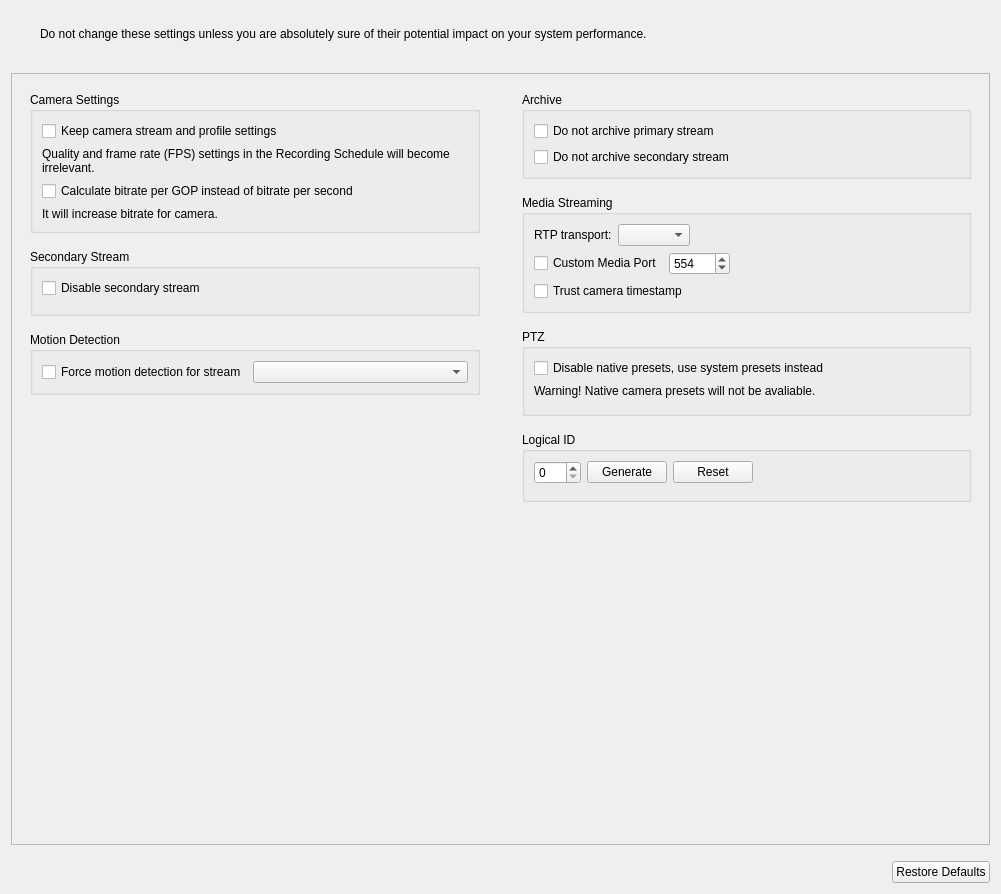
<?xml version="1.0" encoding="UTF-8"?>
<ui version="4.0">
 <class>CameraExpertSettingsWidget</class>
 <widget class="QWidget" name="CameraExpertSettingsWidget">
  <property name="geometry">
   <rect>
    <x>0</x>
    <y>0</y>
    <width>1001</width>
    <height>894</height>
   </rect>
  </property>
  <layout class="QVBoxLayout" name="verticalLayout_5">
   <property name="spacing">
    <number>16</number>
   </property>
   <item>
    <widget class="QWidget" name="warningContainer" native="true">
     <property name="autoFillBackground">
      <bool>false</bool>
     </property>
     <layout class="QHBoxLayout" name="horizontalLayout_7">
      <property name="leftMargin">
       <number>16</number>
      </property>
      <property name="topMargin">
       <number>16</number>
      </property>
      <property name="rightMargin">
       <number>16</number>
      </property>
      <property name="bottomMargin">
       <number>16</number>
      </property>
      <item>
       <widget class="QLabel" name="iconLabel">
        <property name="maximumSize">
         <size>
          <width>32</width>
          <height>32</height>
         </size>
        </property>
       </widget>
      </item>
      <item>
       <widget class="QLabel" name="generalWarningLabel">
        <property name="sizePolicy">
         <sizepolicy hsizetype="Expanding" vsizetype="Minimum">
          <horstretch>1</horstretch>
          <verstretch>0</verstretch>
         </sizepolicy>
        </property>
        <property name="text">
         <string>Do not change these settings unless you are absolutely sure of their potential impact on your system performance.</string>
        </property>
        <property name="wordWrap">
         <bool>true</bool>
        </property>
       </widget>
      </item>
     </layout>
    </widget>
   </item>
   <item>
    <widget class="QScrollArea" name="scrollArea">
     <property name="horizontalScrollBarPolicy">
      <enum>Qt::ScrollBarAlwaysOff</enum>
     </property>
     <property name="widgetResizable">
      <bool>true</bool>
     </property>
     <widget class="QWidget" name="scrollAreaWidgetContents">
      <property name="geometry">
       <rect>
        <x>0</x>
        <y>0</y>
        <width>979</width>
        <height>768</height>
       </rect>
      </property>
      <layout class="QHBoxLayout" name="horizontalLayout_5" stretch="1,1">
       <property name="spacing">
        <number>24</number>
       </property>
       <item>
        <widget class="QWidget" name="leftWidget" native="true">
         <layout class="QVBoxLayout" name="verticalLayout_9">
          <property name="spacing">
           <number>16</number>
          </property>
          <item>
           <widget class="QGroupBox" name="settingsGroupBox">
            <property name="title">
             <string>Camera Settings</string>
            </property>
            <property name="flat">
             <bool>true</bool>
            </property>
            <layout class="QVBoxLayout" name="verticalLayout_4">
             <item>
              <layout class="QHBoxLayout" name="settingsDisableControlLayout" stretch="0,1,0">
               <item>
                <widget class="QCheckBox" name="settingsDisableControlCheckBox">
                 <property name="sizePolicy">
                  <sizepolicy hsizetype="Preferred" vsizetype="Fixed">
                   <horstretch>0</horstretch>
                   <verstretch>0</verstretch>
                  </sizepolicy>
                 </property>
                 <property name="text">
                  <string>Keep camera stream and profile settings</string>
                 </property>
                </widget>
               </item>
               <item>
                <widget class="nx::client::desktop::HintButton" name="settingsDisableControlHint" native="true">
                 <property name="sizePolicy">
                  <sizepolicy hsizetype="Fixed" vsizetype="Fixed">
                   <horstretch>0</horstretch>
                   <verstretch>0</verstretch>
                  </sizepolicy>
                 </property>
                </widget>
               </item>
               <item>
                <spacer name="horizontalSpacer_3">
                 <property name="orientation">
                  <enum>Qt::Horizontal</enum>
                 </property>
                 <property name="sizeHint" stdset="0">
                  <size>
                   <width>20</width>
                   <height>0</height>
                  </size>
                 </property>
                </spacer>
               </item>
              </layout>
             </item>
             <item>
              <widget class="QLabel" name="settingsWarningLabel">
               <property name="text">
                <string>Quality and frame rate (FPS) settings in the Recording Schedule will become irrelevant.</string>
               </property>
               <property name="wordWrap">
                <bool>true</bool>
               </property>
              </widget>
             </item>
             <item>
              <layout class="QHBoxLayout" name="bitratePerGopLayout" stretch="0,1,0">
               <item>
                <widget class="QCheckBox" name="bitratePerGopCheckBox">
                 <property name="sizePolicy">
                  <sizepolicy hsizetype="Preferred" vsizetype="Fixed">
                   <horstretch>0</horstretch>
                   <verstretch>0</verstretch>
                  </sizepolicy>
                 </property>
                 <property name="text">
                  <string>Calculate bitrate per GOP instead of bitrate per second</string>
                 </property>
                </widget>
               </item>
               <item>
                <widget class="nx::client::desktop::HintButton" name="bitratePerGopHint" native="true">
                 <property name="sizePolicy">
                  <sizepolicy hsizetype="Fixed" vsizetype="Fixed">
                   <horstretch>0</horstretch>
                   <verstretch>0</verstretch>
                  </sizepolicy>
                 </property>
                </widget>
               </item>
               <item>
                <spacer name="horizontalSpacer_4">
                 <property name="orientation">
                  <enum>Qt::Horizontal</enum>
                 </property>
                 <property name="sizeHint" stdset="0">
                  <size>
                   <width>40</width>
                   <height>0</height>
                  </size>
                 </property>
                </spacer>
               </item>
              </layout>
             </item>
             <item>
              <widget class="QLabel" name="bitrateIncreaseWarningLabel">
               <property name="text">
                <string>It will increase bitrate for camera.</string>
               </property>
               <property name="wordWrap">
                <bool>true</bool>
               </property>
              </widget>
             </item>
            </layout>
           </widget>
          </item>
          <item>
           <widget class="QGroupBox" name="secondStreamGroupBox">
            <property name="title">
             <string>Secondary Stream</string>
            </property>
            <property name="flat">
             <bool>true</bool>
            </property>
            <layout class="QVBoxLayout" name="verticalLayout_3">
             <item>
              <widget class="QCheckBox" name="secondStreamDisableCheckBox">
               <property name="text">
                <string>Disable secondary stream</string>
               </property>
              </widget>
             </item>
             <item>
              <widget class="QWidget" name="secondStreamQualityWidget" native="true">
               <layout class="QVBoxLayout" name="verticalLayout_8">
                <property name="leftMargin">
                 <number>0</number>
                </property>
                <property name="topMargin">
                 <number>0</number>
                </property>
                <property name="rightMargin">
                 <number>0</number>
                </property>
                <property name="bottomMargin">
                 <number>0</number>
                </property>
                <item>
                 <layout class="QHBoxLayout" name="horizontalLayout"/>
                </item>
               </layout>
              </widget>
             </item>
            </layout>
           </widget>
          </item>
          <item>
           <widget class="QGroupBox" name="groupBoxMotionDetection">
            <property name="title">
             <string>Motion Detection</string>
            </property>
            <property name="flat">
             <bool>true</bool>
            </property>
            <layout class="QVBoxLayout" name="verticalLayout_7">
             <item>
              <layout class="QHBoxLayout" name="horizontalLayout_6">
               <property name="sizeConstraint">
                <enum>QLayout::SetNoConstraint</enum>
               </property>
               <item>
                <widget class="QCheckBox" name="checkBoxForceMotionDetection">
                 <property name="text">
                  <string>Force motion detection for stream</string>
                 </property>
                 <property name="tristate">
                  <bool>false</bool>
                 </property>
                </widget>
               </item>
               <item>
                <widget class="QComboBox" name="comboBoxForcedMotionStream">
                 <property name="sizePolicy">
                  <sizepolicy hsizetype="MinimumExpanding" vsizetype="Fixed">
                   <horstretch>0</horstretch>
                   <verstretch>0</verstretch>
                  </sizepolicy>
                 </property>
                 <property name="sizeAdjustPolicy">
                  <enum>QComboBox::AdjustToContents</enum>
                 </property>
                </widget>
               </item>
              </layout>
             </item>
            </layout>
           </widget>
          </item>
          <item>
           <spacer name="verticalSpacer_3">
            <property name="orientation">
             <enum>Qt::Vertical</enum>
            </property>
            <property name="sizeHint" stdset="0">
             <size>
              <width>20</width>
              <height>1</height>
             </size>
            </property>
           </spacer>
          </item>
         </layout>
        </widget>
       </item>
       <item>
        <widget class="QWidget" name="rightWidget" native="true">
         <layout class="QVBoxLayout" name="verticalLayout">
          <property name="spacing">
           <number>16</number>
          </property>
          <item>
           <widget class="QGroupBox" name="groupBoxArchive">
            <property name="title">
             <string>Archive</string>
            </property>
            <property name="flat">
             <bool>true</bool>
            </property>
            <layout class="QVBoxLayout" name="verticalLayout_2">
             <item>
              <widget class="QCheckBox" name="checkBoxPrimaryRecorder">
               <property name="text">
                <string>Do not archive primary stream</string>
               </property>
              </widget>
             </item>
             <item>
              <widget class="QCheckBox" name="checkBoxSecondaryRecorder">
               <property name="text">
                <string>Do not archive secondary stream</string>
               </property>
              </widget>
             </item>
            </layout>
           </widget>
          </item>
          <item>
           <widget class="QGroupBox" name="groupBoxRTP">
            <property name="title">
             <string>Media Streaming</string>
            </property>
            <property name="flat">
             <bool>true</bool>
            </property>
            <layout class="QVBoxLayout" name="verticalLayout_6">
             <item>
              <layout class="QHBoxLayout" name="horizontalLayout_2">
               <item>
                <widget class="QLabel" name="labelTransport">
                 <property name="text">
                  <string>RTP transport:</string>
                 </property>
                </widget>
               </item>
               <item>
                <widget class="QComboBox" name="comboBoxTransport"/>
               </item>
               <item>
                <spacer name="horizontalSpacer_6">
                 <property name="orientation">
                  <enum>Qt::Horizontal</enum>
                 </property>
                 <property name="sizeHint" stdset="0">
                  <size>
                   <width>40</width>
                   <height>20</height>
                  </size>
                 </property>
                </spacer>
               </item>
              </layout>
             </item>
             <item>
              <widget class="QWidget" name="customMediaPortWidget" native="true">
               <layout class="QHBoxLayout" name="horizontalLayout_9">
                <property name="leftMargin">
                 <number>0</number>
                </property>
                <property name="topMargin">
                 <number>0</number>
                </property>
                <property name="rightMargin">
                 <number>0</number>
                </property>
                <property name="bottomMargin">
                 <number>0</number>
                </property>
                <item>
                 <widget class="QCheckBox" name="customMediaPortCheckBox">
                  <property name="text">
                   <string>Custom Media Port</string>
                  </property>
                 </widget>
                </item>
                <item>
                 <widget class="QSpinBox" name="customMediaPortSpinBox">
                  <property name="minimum">
                   <number>1</number>
                  </property>
                  <property name="maximum">
                   <number>65535</number>
                  </property>
                  <property name="value">
                   <number>554</number>
                  </property>
                 </widget>
                </item>
                <item>
                 <spacer name="horizontalSpacer_5">
                  <property name="orientation">
                   <enum>Qt::Horizontal</enum>
                  </property>
                  <property name="sizeHint" stdset="0">
                   <size>
                    <width>40</width>
                    <height>20</height>
                   </size>
                  </property>
                 </spacer>
                </item>
               </layout>
              </widget>
             </item>
             <item>
              <widget class="QCheckBox" name="trustCameraTimeCheckBox">
               <property name="text">
                <string>Trust camera timestamp</string>
               </property>
              </widget>
             </item>
            </layout>
           </widget>
          </item>
          <item>
           <widget class="QGroupBox" name="groupBoxPtzControl">
            <property name="title">
             <string>PTZ</string>
            </property>
            <property name="flat">
             <bool>true</bool>
            </property>
            <layout class="QVBoxLayout" name="verticalLayout_10">
             <item>
              <widget class="QCheckBox" name="checkBoxDisableNativePtzPresets">
               <property name="text">
                <string>Disable native presets, use system presets instead</string>
               </property>
              </widget>
             </item>
             <item>
              <widget class="QLabel" name="settingsDisableNativePtzWarningLabel">
               <property name="text">
                <string>Warning! Native camera presets will not be avaliable.</string>
               </property>
              </widget>
             </item>
             <item>
              <widget class="QWidget" name="horizontalWidget_3" native="true">
               <layout class="QHBoxLayout" name="horizontalLayout_8">
                <property name="leftMargin">
                 <number>0</number>
                </property>
                <property name="topMargin">
                 <number>0</number>
                </property>
                <property name="rightMargin">
                 <number>0</number>
                </property>
                <property name="bottomMargin">
                 <number>0</number>
                </property>
               </layout>
              </widget>
             </item>
            </layout>
           </widget>
          </item>
          <item>
           <widget class="QGroupBox" name="logicalIdGroupBox">
            <property name="title">
             <string>Logical ID</string>
            </property>
            <property name="flat">
             <bool>true</bool>
            </property>
            <layout class="QVBoxLayout" name="verticalLayout_11">
             <item>
              <layout class="QHBoxLayout" name="horizontalLayout_3">
               <item>
                <widget class="QSpinBox" name="logicalIdSpinBox">
                 <property name="maximum">
                  <number>999</number>
                 </property>
                </widget>
               </item>
               <item>
                <widget class="QPushButton" name="generateLogicalIdButton">
                 <property name="text">
                  <string>Generate</string>
                 </property>
                </widget>
               </item>
               <item>
                <widget class="QPushButton" name="resetLogicalIdButton">
                 <property name="text">
                  <string>Reset</string>
                 </property>
                </widget>
               </item>
               <item>
                <spacer name="horizontalSpacer_2">
                 <property name="orientation">
                  <enum>Qt::Horizontal</enum>
                 </property>
                 <property name="sizeHint" stdset="0">
                  <size>
                   <width>40</width>
                   <height>20</height>
                  </size>
                 </property>
                </spacer>
               </item>
              </layout>
             </item>
             <item>
              <widget class="QnWordWrappedLabel" name="logicalIdWarningLabel" native="true"/>
             </item>
            </layout>
           </widget>
          </item>
          <item>
           <spacer name="verticalSpacer_2">
            <property name="orientation">
             <enum>Qt::Vertical</enum>
            </property>
            <property name="sizeHint" stdset="0">
             <size>
              <width>20</width>
              <height>1</height>
             </size>
            </property>
           </spacer>
          </item>
         </layout>
        </widget>
       </item>
      </layout>
     </widget>
    </widget>
   </item>
   <item>
    <layout class="QHBoxLayout" name="horizontalLayout_4">
     <item>
      <spacer name="horizontalSpacer">
       <property name="orientation">
        <enum>Qt::Horizontal</enum>
       </property>
       <property name="sizeHint" stdset="0">
        <size>
         <width>40</width>
         <height>20</height>
        </size>
       </property>
      </spacer>
     </item>
     <item>
      <widget class="QPushButton" name="restoreDefaultsButton">
       <property name="text">
        <string>Restore Defaults</string>
       </property>
      </widget>
     </item>
    </layout>
   </item>
  </layout>
 </widget>
 <customwidgets>
  <customwidget>
   <class>nx::client::desktop::HintButton</class>
   <extends>QWidget</extends>
   <header location="global">nx/client/desktop/common/widgets/hint_button.h</header>
  </customwidget>
  <customwidget>
   <class>QnWordWrappedLabel</class>
   <extends>QWidget</extends>
   <header location="global">ui/widgets/word_wrapped_label.h</header>
   <container>1</container>
  </customwidget>
 </customwidgets>
 <tabstops>
  <tabstop>scrollArea</tabstop>
  <tabstop>settingsDisableControlCheckBox</tabstop>
  <tabstop>bitratePerGopCheckBox</tabstop>
  <tabstop>secondStreamDisableCheckBox</tabstop>
  <tabstop>checkBoxForceMotionDetection</tabstop>
  <tabstop>comboBoxForcedMotionStream</tabstop>
  <tabstop>checkBoxPrimaryRecorder</tabstop>
  <tabstop>checkBoxSecondaryRecorder</tabstop>
  <tabstop>comboBoxTransport</tabstop>
  <tabstop>checkBoxDisableNativePtzPresets</tabstop>
  <tabstop>restoreDefaultsButton</tabstop>
 </tabstops>
 <resources/>
 <connections/>
</ui>
